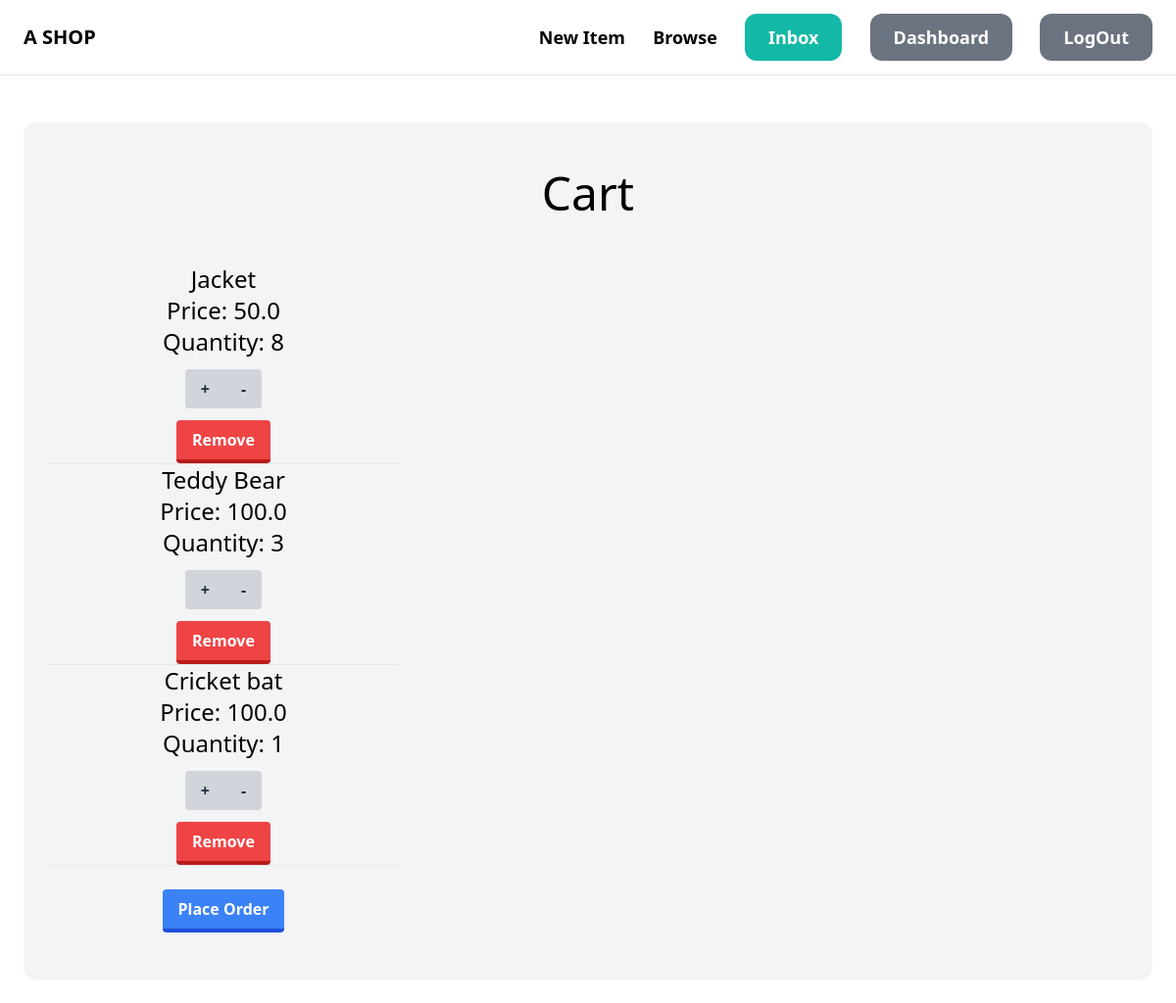
Before: /cart/ (signed in) with the older database file.
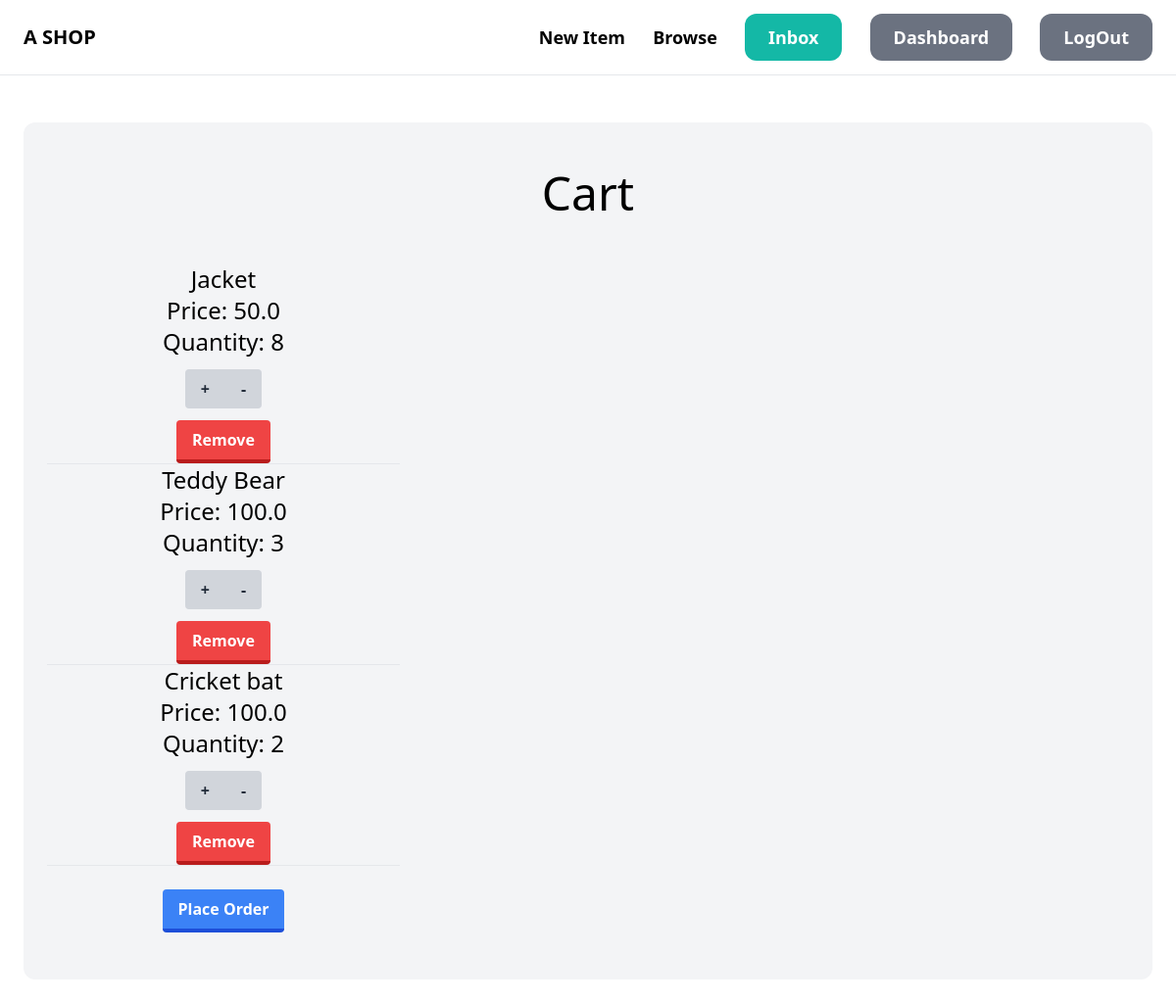
After: the same page with the newer database file.
### item/models.py (models this page shows, shortened)
class Cart(models.Model):
    user = models.ForeignKey(User, on_delete=models.CASCADE)
    item = models.ForeignKey(Item, on_delete=models.CASCADE)
    quantity = models.IntegerField()

class Item(models.Model):
    category=models.ForeignKey(Category,related_name='items',on_delete=models.CASCADE)
    name= models.CharField(max_length=255)
    description = models.TextField(blank=True,null=True)
    price= models.FloatField()
    image= models.ImageField(upload_to='item_images', blank=True,null=True)
    is_sold = models.BooleanField(default=False)
    created_by= models.ForeignKey(User, related_name='items',on_delete=models.CASCADE)
    created_at = models.DateTimeField(auto_now_add=True)

### item/views.py (the view)
# urls.py: path('cart/', views.view_cart, name='view_cart'),
@login_required
def view_cart(request):
    cart_items = Cart.objects.filter(user=request.user)
    context = {'cart_items': cart_items}
    return render(request, 'item/cart.html', context)

### item/templates/item/cart.html (shortened to what this page needs)
{% extends 'core/base.html' %}
{% block content %}
<div class='mt-6 px-6 py-12 bg-gray-100 rounded-xl'>
    <h2 class='mb-12 text-5xl text-center'>Cart</h2>
    <div class='grid grid-cols-3 gap-3 text-center'>
        {% for cart_item in cart_items %}
    <ul>
            <h3 class='text-2xl'><li>{{ cart_item.item.name }}</li></h3>
            <p class='text-2xl'>Price: {{ cart_item.item.price }}</p>
            <p class='text-2xl'>Quantity: {{ cart_item.quantity }}</p>
            <div class="inline-flex mt-3">
            <br>
                <button class="bg-gray-300 hover:bg-gray-400 text-gray-800 font-bold py-2 px-4 rounded-l">
                    <a href="{% url 'item:increase' cart_item.id %}">+</a>
                </button>
                <br>
                <button class="bg-gray-300 hover:bg-gray-400 text-gray-800 font-bold py-2 px-4 rounded-r">
                    <a href="{% url 'item:decrease' cart_item.id %}">-</a>
                </button>
              </div>
              <br>
              <button class="mt-3 bg-red-500 hover:bg-red-400 text-white font-bold py-2 px-4 border-b-4 border-red-700 hover:border-red-500 rounded">
                <a href="{% url 'item:remove_from_cart' cart_item.id %}">Remove</a>
              </button>
            <hr>
            {% endfor %}
            {% if cart_items|length != 0 %}
                    <button class="mt-6 bg-blue-500 hover:bg-blue-400 text-white font-bold py-2 px-4 border-b-4 border-blue-700 hover:border-blue-500 rounded">
                        <a href="#">Place Order</a>
                    </button>
            {% endif %}
    </ul>
{% endblock content %}

Changed rows visible on the page:
changed Cart "Cricket bat": quantity "1" → "2"
